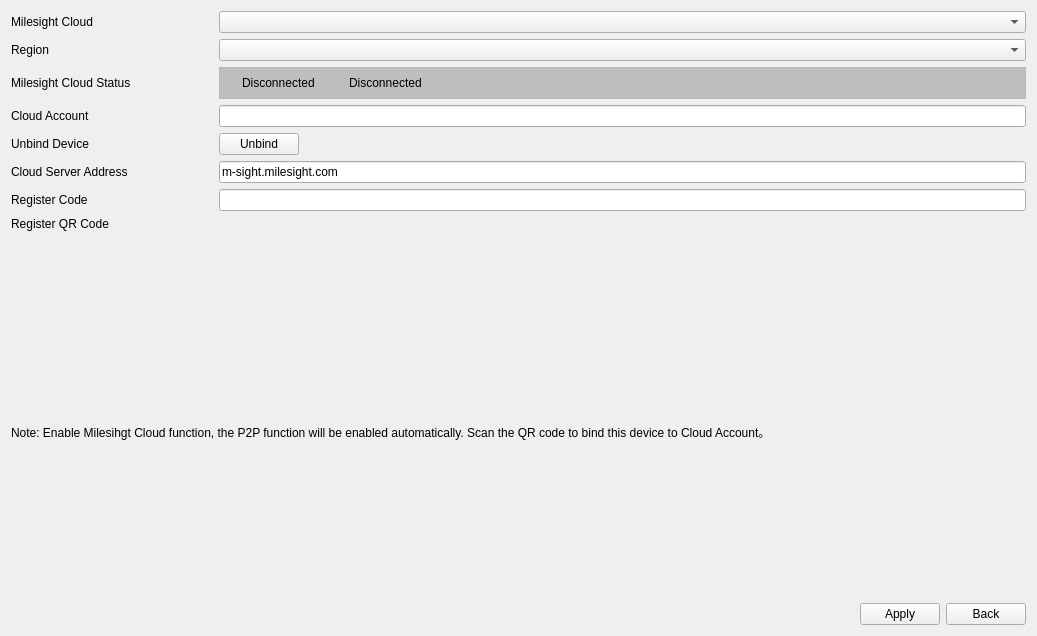
<?xml version="1.0" encoding="UTF-8"?>
<ui version="4.0">
 <class>NetworkPageCloud</class>
 <widget class="QWidget" name="NetworkPageCloud">
  <property name="geometry">
   <rect>
    <x>0</x>
    <y>0</y>
    <width>1037</width>
    <height>636</height>
   </rect>
  </property>
  <property name="windowTitle">
   <string>Form</string>
  </property>
  <layout class="QVBoxLayout" name="verticalLayout_2">
   <item>
    <layout class="QGridLayout" name="gridLayout">
     <item row="7" column="0">
      <widget class="QWidget" name="widget_2" native="true">
       <layout class="QVBoxLayout" name="verticalLayout">
        <property name="spacing">
         <number>0</number>
        </property>
        <property name="leftMargin">
         <number>0</number>
        </property>
        <property name="topMargin">
         <number>0</number>
        </property>
        <property name="rightMargin">
         <number>0</number>
        </property>
        <property name="bottomMargin">
         <number>0</number>
        </property>
        <item>
         <widget class="MyLabel" name="labelRegisterQRCode">
          <property name="text">
           <string>Register QR Code</string>
          </property>
         </widget>
        </item>
        <item>
         <widget class="QWidget" name="widget_3" native="true">
          <property name="sizePolicy">
           <sizepolicy hsizetype="Preferred" vsizetype="Expanding">
            <horstretch>0</horstretch>
            <verstretch>0</verstretch>
           </sizepolicy>
          </property>
         </widget>
        </item>
       </layout>
      </widget>
     </item>
     <item row="5" column="0">
      <widget class="MyLabel" name="labelCloudServerAddress">
       <property name="text">
        <string>Cloud Server Address</string>
       </property>
      </widget>
     </item>
     <item row="8" column="0" colspan="2">
      <widget class="BlueLabel" name="labelNote">
       <property name="text">
        <string>Note: Enable Milesihgt Cloud function, the P2P function will be enabled automatically. Scan the QR code to bind this device to Cloud Account。</string>
       </property>
      </widget>
     </item>
     <item row="7" column="1">
      <widget class="QRCodeWidget" name="widgetRegisterQRCode" native="true">
       <property name="minimumSize">
        <size>
         <width>200</width>
         <height>200</height>
        </size>
       </property>
       <property name="maximumSize">
        <size>
         <width>200</width>
         <height>200</height>
        </size>
       </property>
      </widget>
     </item>
     <item row="3" column="0">
      <widget class="MyLabel" name="labelCloudAccount">
       <property name="text">
        <string>Cloud Account</string>
       </property>
      </widget>
     </item>
     <item row="0" column="0">
      <widget class="MyLabel" name="labelMilesightCloud">
       <property name="sizePolicy">
        <sizepolicy hsizetype="Preferred" vsizetype="Preferred">
         <horstretch>1</horstretch>
         <verstretch>0</verstretch>
        </sizepolicy>
       </property>
       <property name="text">
        <string>Milesight Cloud</string>
       </property>
      </widget>
     </item>
     <item row="3" column="1">
      <widget class="MyLineEdit" name="lineEditCloudAccount">
       <property name="readOnly">
        <bool>true</bool>
       </property>
      </widget>
     </item>
     <item row="4" column="1">
      <widget class="QWidget" name="widget" native="true">
       <layout class="QHBoxLayout" name="horizontalLayout_2">
        <property name="leftMargin">
         <number>0</number>
        </property>
        <property name="topMargin">
         <number>0</number>
        </property>
        <property name="rightMargin">
         <number>0</number>
        </property>
        <property name="bottomMargin">
         <number>0</number>
        </property>
        <item>
         <widget class="MyPushButton" name="pushButtonUnbindDevice">
          <property name="text">
           <string>Unbind</string>
          </property>
         </widget>
        </item>
        <item>
         <spacer name="horizontalSpacer">
          <property name="orientation">
           <enum>Qt::Horizontal</enum>
          </property>
          <property name="sizeHint" stdset="0">
           <size>
            <width>40</width>
            <height>20</height>
           </size>
          </property>
         </spacer>
        </item>
       </layout>
      </widget>
     </item>
     <item row="6" column="1">
      <widget class="MyLineEdit" name="lineEditRegisterCode">
       <property name="readOnly">
        <bool>true</bool>
       </property>
      </widget>
     </item>
     <item row="6" column="0">
      <widget class="MyLabel" name="labelRegisterCode">
       <property name="text">
        <string>Register Code</string>
       </property>
      </widget>
     </item>
     <item row="2" column="0">
      <widget class="MyLabel" name="labelMilesightCloudStatus">
       <property name="text">
        <string>Milesight Cloud Status</string>
       </property>
      </widget>
     </item>
     <item row="4" column="0">
      <widget class="MyLabel" name="labelUnbindDevice">
       <property name="text">
        <string>Unbind Device</string>
       </property>
      </widget>
     </item>
     <item row="5" column="1">
      <widget class="MyLineEdit" name="lineEditCloudServerAddress">
       <property name="text">
        <string>m-sight.milesight.com</string>
       </property>
       <property name="readOnly">
        <bool>true</bool>
       </property>
      </widget>
     </item>
     <item row="2" column="1">
      <widget class="QWidget" name="widgetCloudStatus" native="true">
       <property name="styleSheet">
        <string notr="true">#widgetCloudStatus
{
    min-height: 30px;
    background-color: rgb(190, 190, 190);
    border: 1px solid #b9b9b9;
}</string>
       </property>
       <layout class="QHBoxLayout" name="horizontalLayout">
        <property name="leftMargin">
         <number>0</number>
        </property>
        <property name="topMargin">
         <number>0</number>
        </property>
        <property name="rightMargin">
         <number>0</number>
        </property>
        <property name="bottomMargin">
         <number>0</number>
        </property>
        <item>
         <widget class="NormalLabel" name="labelMilesightCloudStatusString">
          <property name="styleSheet">
           <string notr="true">padding-left: 20px;</string>
          </property>
          <property name="text">
           <string>Disconnected</string>
          </property>
         </widget>
        </item>
        <item>
         <widget class="QToolButton" name="toolButtonMilesightCloudStatus">
          <property name="styleSheet">
           <string notr="true">QToolButton
{
	border: 0px;
}</string>
          </property>
          <property name="text">
           <string/>
          </property>
          <property name="icon">
           <iconset resource="../../resource/resource.qrc">
            <normaloff>:/common/common/note.png</normaloff>:/common/common/note.png</iconset>
          </property>
          <property name="checkable">
           <bool>true</bool>
          </property>
          <property name="checked">
           <bool>false</bool>
          </property>
         </widget>
        </item>
        <item>
         <widget class="BlueLabel" name="labelMilesightCloudStatusNote">
          <property name="sizePolicy">
           <sizepolicy hsizetype="Expanding" vsizetype="Preferred">
            <horstretch>0</horstretch>
            <verstretch>0</verstretch>
           </sizepolicy>
          </property>
          <property name="text">
           <string>Disconnected</string>
          </property>
         </widget>
        </item>
        <item>
         <spacer name="horizontalSpacer_3">
          <property name="orientation">
           <enum>Qt::Horizontal</enum>
          </property>
          <property name="sizeHint" stdset="0">
           <size>
            <width>40</width>
            <height>20</height>
           </size>
          </property>
         </spacer>
        </item>
       </layout>
      </widget>
     </item>
     <item row="0" column="1">
      <widget class="ComboBox" name="comboBoxMilesightCloud">
       <property name="sizePolicy">
        <sizepolicy hsizetype="Preferred" vsizetype="Fixed">
         <horstretch>4</horstretch>
         <verstretch>0</verstretch>
        </sizepolicy>
       </property>
      </widget>
     </item>
     <item row="1" column="0">
      <widget class="QLabel" name="labelRegion">
       <property name="text">
        <string>Region</string>
       </property>
      </widget>
     </item>
     <item row="1" column="1">
      <widget class="ComboBox" name="comboBoxRegion"/>
     </item>
    </layout>
   </item>
   <item>
    <spacer name="verticalSpacer">
     <property name="orientation">
      <enum>Qt::Vertical</enum>
     </property>
     <property name="sizeHint" stdset="0">
      <size>
       <width>20</width>
       <height>150</height>
      </size>
     </property>
    </spacer>
   </item>
   <item>
    <layout class="QHBoxLayout" name="horizontalLayout_3">
     <item>
      <spacer name="horizontalSpacer_2">
       <property name="orientation">
        <enum>Qt::Horizontal</enum>
       </property>
       <property name="sizeHint" stdset="0">
        <size>
         <width>40</width>
         <height>20</height>
        </size>
       </property>
      </spacer>
     </item>
     <item>
      <widget class="MyPushButton" name="pushButtonApply">
       <property name="text">
        <string>Apply</string>
       </property>
      </widget>
     </item>
     <item>
      <widget class="MyPushButton" name="pushButtonBack">
       <property name="text">
        <string>Back</string>
       </property>
      </widget>
     </item>
    </layout>
   </item>
  </layout>
 </widget>
 <customwidgets>
  <customwidget>
   <class>ComboBox</class>
   <extends>QComboBox</extends>
   <header>combobox.h</header>
  </customwidget>
  <customwidget>
   <class>MyPushButton</class>
   <extends>QPushButton</extends>
   <header>mypushbutton.h</header>
  </customwidget>
  <customwidget>
   <class>MyLineEdit</class>
   <extends>QLineEdit</extends>
   <header>mylineedit.h</header>
  </customwidget>
  <customwidget>
   <class>BlueLabel</class>
   <extends>QLabel</extends>
   <header>bluelabel.h</header>
  </customwidget>
  <customwidget>
   <class>MyLabel</class>
   <extends>QLabel</extends>
   <header>mylabel.h</header>
  </customwidget>
  <customwidget>
   <class>NormalLabel</class>
   <extends>QLabel</extends>
   <header>normallabel.h</header>
  </customwidget>
  <customwidget>
   <class>QRCodeWidget</class>
   <extends>QWidget</extends>
   <header>qrcodewidget.h</header>
   <container>1</container>
  </customwidget>
 </customwidgets>
 <resources>
  <include location="../../resource/resource.qrc"/>
 </resources>
 <connections/>
</ui>
